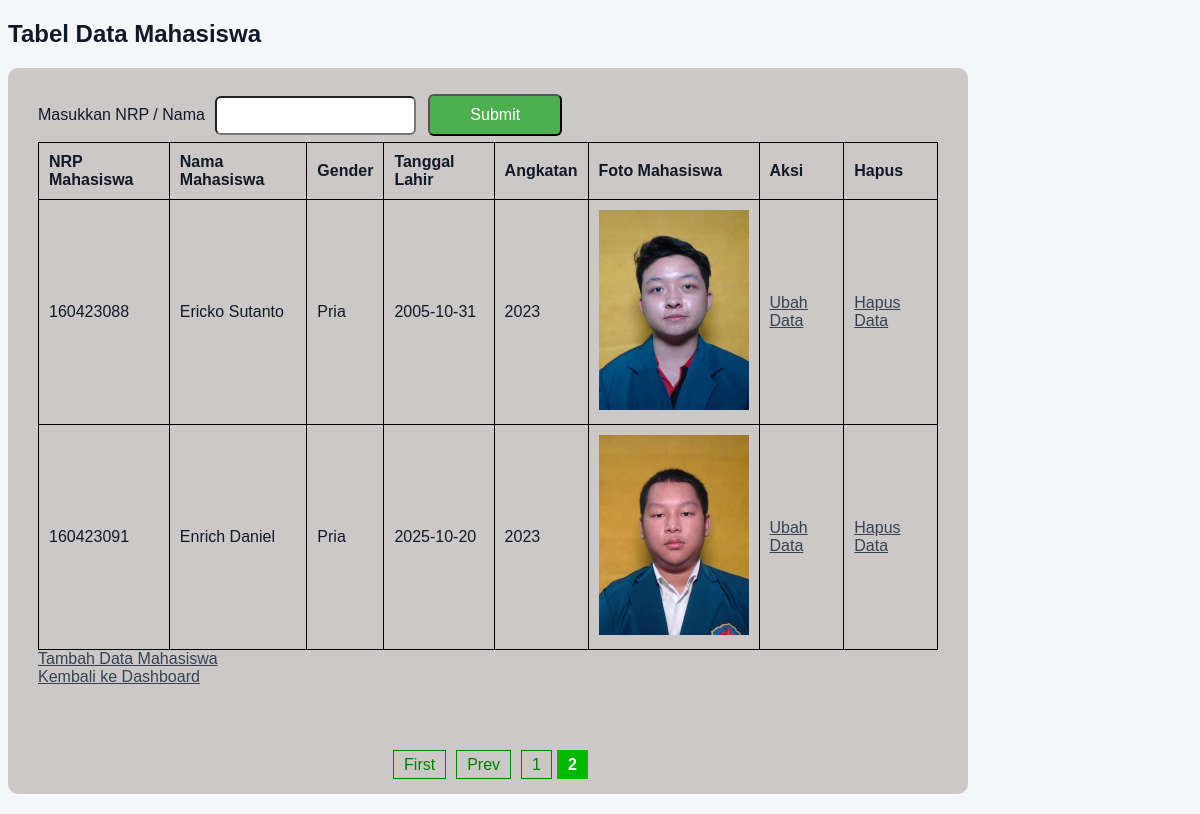
Before: /tabel_data_mahasiswa.php?start=2 with the older database file.
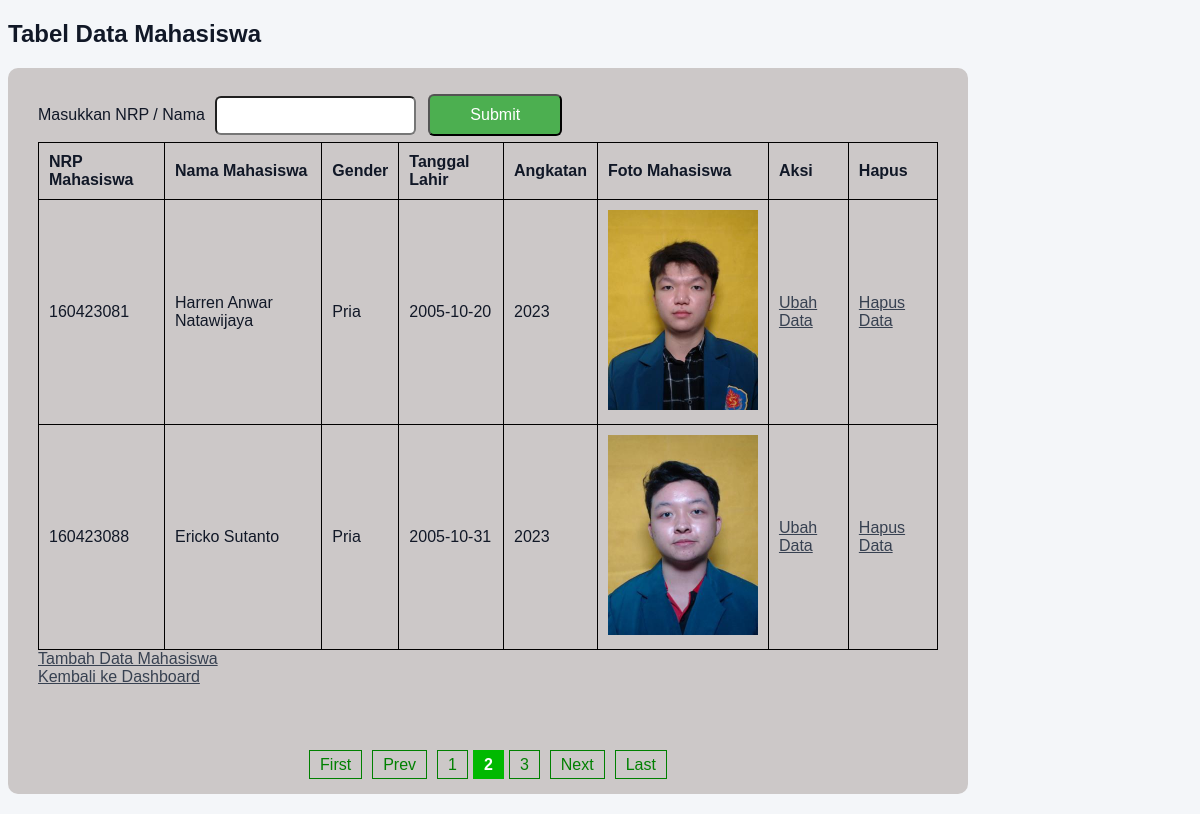
After: the same page with the newer database file.
### tables this page shows
CREATE TABLE `mahasiswa` (
  `nrp` char(9) NOT NULL,
  `nama` varchar(45) DEFAULT NULL,
  `gender` enum('Pria','Wanita') DEFAULT NULL,
  `tanggal_lahir` date DEFAULT NULL,
  `angkatan` year(4) DEFAULT NULL,
  `foto_extention` varchar(4) DEFAULT NULL,
  PRIMARY KEY (`nrp`)
);

### Class/parent.php (called while the page is built, shortened)
<?php
class orangtua
{
    public function __construct()
    {
        $this->mysqli =
            new mysqli(SERVER_NAME, USER_NAME, PASSWORD, DB_NAME);
    }
}

### Class/mahasiswa.php (called while the page is built, shortened)
<?php
require_once("parent.php");
class mahasiswa extends orangtua
{
    public function getMahasiswa($keyword_judul = '', $offset = null, $limit = null)
    {
        $sql = "select * from mahasiswa";
        $modified_keyword = '%' . $keyword_judul . '%';
        if (!is_null($offset) && !is_null($limit)) {
            $sql .= " limit ?,?";
        }
        $stmt = $this->mysqli->prepare($sql);
        if (!empty($keyword_judul) && !is_null($offset) && !is_null($limit)) {
            $stmt->bind_param('sii', $modified_keyword, $offset, $limit);
        } else if (!empty($keyword_judul)) {
            $stmt->bind_param('s', $modified_keyword);
        } else if (empty($keyword_judul) && !is_null($offset) && !is_null($limit)) {
            $stmt->bind_param('ii', $offset, $limit);
        }
        $stmt->execute();
        $res = $stmt->get_result();
        return $res;
    }
    public function getTotalData($keyword_judul)
    {
        $sql = "select count(*) as total from mahasiswa";
        $stmt = $this->mysqli->prepare($sql);
        $stmt->execute();
        $res = $stmt->get_result();
        $row = $res->fetch_assoc();
        return $row['total'] ? $row['total'] : 0;
    }
}

### tabel_data_mahasiswa.php (the view, shortened to what this page needs)
<!DOCTYPE html>
<html lang="en">
<head>
    <link rel="stylesheet" href="theme.css">
</head>
<body>
    <h2>Tabel Data Mahasiswa</h2>
    <?php
    require_once("Class/mahasiswa.php");
    $mahasiswa = new mahasiswa();
    $limit = 2;
    $page = isset($_GET['start']) ? (int)$_GET['start'] : 1;
    $offset = ($page - 1) * $limit;
    $prompt = "";
    echo "<form method = 'GET' action = 'tabel_data_mahasiswa.php'>";
    echo "<label> Masukkan NRP / Nama </label>";
    echo "<input type = 'text' name = 'txtSearch'>";
    echo "<input type = 'submit' name = 'btnSearch' class='btnSearch'>";
    $res = $mahasiswa->getMahasiswa($prompt, $offset, $limit);
    if ($res->num_rows > 0) {
        echo "<table>
                <tr>
                    <th>NRP Mahasiswa</th>
                    <th>Nama Mahasiswa</th>
                    <th>Gender</th>
                    <th>Tanggal Lahir</th>
                    <th>Angkatan</th>
                    <th>Foto Mahasiswa</th>
                    <th>Aksi</th>
                    <th>Hapus</th>
                </tr>";
        while ($row = $res->fetch_assoc()) {
            echo "<tr>";
            echo "<td>" . $row['nrp'] . "</td>";
            echo "<td>" . $row['nama'] . "</td>";
            echo "<td>" . $row['gender'] . "</td>";
            echo "<td>" . $row['tanggal_lahir'] . "</td>";
            echo "<td>" . $row['angkatan'] . "</td>";
            echo "<td><img src = 'foto_mahasiswa/" . $row['nrp'] . "." . $row['foto_extention'] . "'></td>";
            echo "<td><a href='edit_data_mahasiswa.php?nrp=" . $row['nrp'] . "'>Ubah Data</a></td>";
            echo "<td><a href='hapus_data_mahasiswa.php?nrp=" . $row['nrp'] . "'>Hapus Data</a></td>";
            echo "</tr>";
        }
        echo "</table>";
        echo "<a href = 'tambah_data_mahasiswa.php'>Tambah Data Mahasiswa</a><br>";
        echo "<a href = 'dashboard_admin.php'>Kembali ke Dashboard</a>";
    } else {
        echo "<p>Tidak ada data ditemukan.</p>";
    }
    $total = $mahasiswa->getTotalData($prompt);
    $total_pages = ceil($total / $limit);
    echo "<div id='page'>";
    if ($page > 1) {
        echo "<a href='?start=1'>First</a>";
        echo "<a href='?start=" . ($page - 1) . "'>Prev</a>";
    }
    for ($i = 1; $i <= $total_pages; $i++) {
        if ($i == $page) {
            echo "<span class='active'>$i</span>";
        } else {
            echo "<a href='?start=$i'>$i</a>";
        }
    }
    if ($page < $total_pages) {
        echo "<a href='?start=" . ($page + 1) . "'>Next</a>";
        echo "<a href='?start=$total_pages'>Last</a>";
    }
    echo "</div>";
    ?>
</body>
</html>

Changed rows visible on the page:
no longer on this page (row unchanged): mahasiswa: nrp "160423091", nama "Enrich Daniel", gender "Pria", tanggal_lahir "2025-10-20", angkatan "2023", nrp (picture)
added mahasiswa: nrp "160423081", nama "Harren Anwar Natawijaya", gender "Pria", tanggal_lahir "2005-10-20", angkatan "2023", nrp (picture)
Other visible differences:
new list line: "3"
text now shown: "Next Last"
